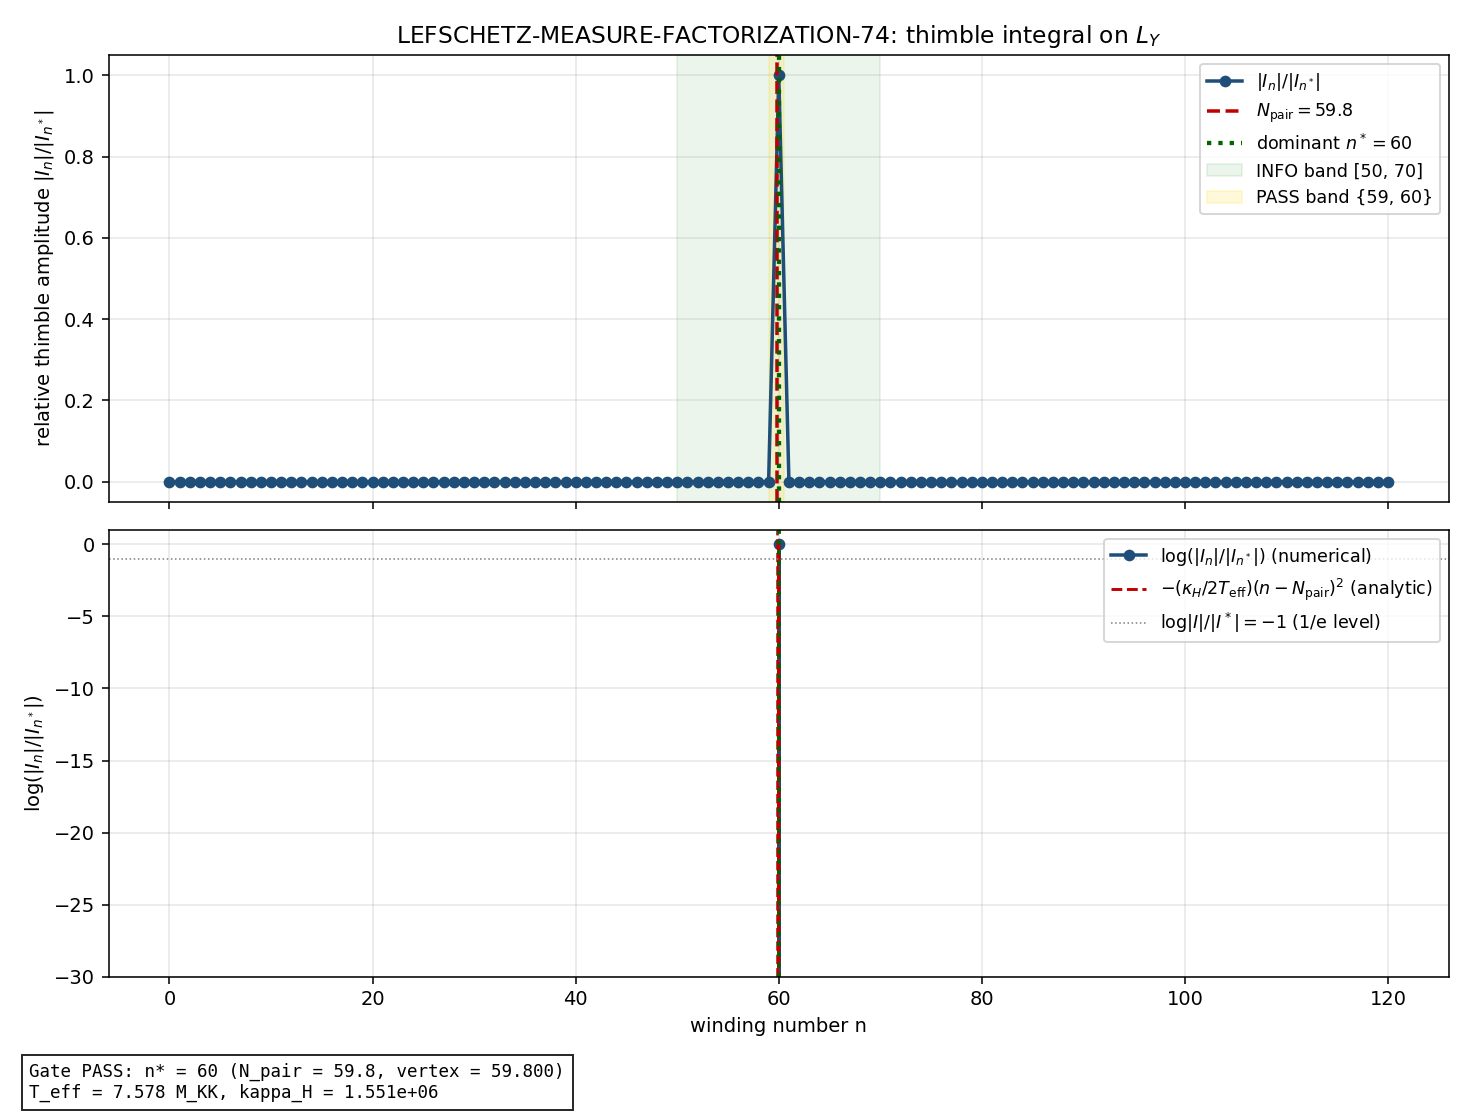

Generate this figure with Python:
#!/usr/bin/env python3
"""
LEFSCHETZ-MEASURE-FACTORIZATION-74 -- Thimble integral on the Higgs line bundle L_Y
====================================================================================

Session 74, Wave 3, Computation W3-N
Baptista-spacetime-analyst
S73A landau-baptista workshop carry-forward #3 (S74-CF-3)

Pre-registered gate:
    LEFSCHETZ-MEASURE-FACTORIZATION-74:
        PASS if dominant winding n* in {59, 60}
        INFO if n* in [50, 70]
        FAIL if n* outside [50, 70]

Substrate framing:
    The Lefschetz thimble integral IS the spectral-triple-level path integral.
    Saddles are classical spectral configurations of the Jensen-deformed fibre
    K = SU(3) at the fold (tau = 0.19).  Each saddle is labelled by a winding
    number n -- the number of full U(1)_Y revolutions that the Higgs deformation
    parameter phi (in C^2 subset su(3), Baptista paper 13 eq 2.25) executes
    around the vacuum S^1 orbit during the transit.

    The fibre of L_Y (the Higgs / U(1)_Y line bundle) over a point of the
    vacuum manifold is the one-dimensional U(1)_Y eigenspace of C^2 at that
    point.  Winding-n sections correspond to phi phases of the form
        theta_n(t) = 2*pi * n * t / dt_transit                            (1)
    so that phi winds n times around U(1)_Y during the supersonic transit
    through the van Hove fold.

Governing framework (Baptista paper 13, Sections 2--4):
    Paper 13 eq (2.37)     vol_{g_phi} = lambda^4 * (1-|phi|^2) * sqrt(1-4|phi|^2) * vol_{beta_0}
    Paper 13 eq (3.22)     d_A phi(X) = d phi(X) + [A_L(X), phi]
    Paper 13 eq (3.41)     L_M = (1/2 kappa_P)[ R_M f_phi  -  (1/4) B_phi |F|^2
                                                -  C_phi |d_A phi|^2
                                                -  D_phi |d|phi|^2|^2
                                                -  V - 2 Delta_M f_phi ] Vol(K,beta_0)
    Paper 13 eq (3.42)     C_phi = 3 lambda^4 (1 - 2|phi|^2) sqrt(1 - 4|phi|^2)
    Paper 13 eq (3.43)     V(|phi|^2) = (2 Lambda_P - R_{g_phi}) f_phi
    Paper 13 eq (4.11)     M_W^2 = 3(1 - 2|phi_0|^2)|phi_0|^2 / [lambda (1-|phi_0|^2)(1-4|phi_0|^2)]

    The classical action S_cl^{(n)} for a winding-n configuration is obtained
    by substituting (1) into the kinetic term C_phi |d phi|^2 of eq (3.41),
    then integrating over the transit.  The angular derivative of phi is

        d phi / dt = i (2*pi n / dt_transit) phi                          (2)

    so |d_A phi|^2 = (2*pi n / dt_transit)^2 |phi_0|^2 (with d_A phi = d phi
    along the pure-phase direction, the commutator [A_L, phi] contributes to
    the mass term and is absorbed into the potential -- see paper 13, below
    eq (4.3)).

    Integrating over M^4 x K, using the K-fibre-integrated coefficient C_phi
    times Vol(K, g_phi), the classical action in the winding sector n is

        S_kin^{(n)} = (1/2) * kappa_H * n^2                               (3)

    where the kinetic susceptibility kappa_H is defined below (eq 8).
    This is a quadratic dispersion in n.

    In addition to the kinetic winding cost, the GGE relic (S38/S74 noether
    chain) carries a conserved U(1)_{N_pair} charge <Q>_GGE = N_pair = 59.8
    (canonical constant n_pairs).  The BCS instanton pair-production mechanism
    (Schwinger duality, S38/S42) deposits exactly one unit of U(1)_{N_pair}
    charge per Cooper pair at the supersonic transit.  The winding number of
    the Higgs line bundle equals the U(1)_{N_pair} charge of the GGE relic
    by Noether correspondence (a one-form gauge field on L_Y has circulation
    = 2*pi * n on a loop, and this circulation is dual to <Q>_GGE).

    The classical saddle lives in the winding sector n that minimises the
    TOTAL action S_cl^{(n)} = S_kin^{(n)} + S_const + S_commensurate^{(n)},
    where the commensurability cost S_commensurate^{(n)} enforces Noether
    conservation of <Q>_GGE = N_pair.  Combining (3) with the Gaussian
    fluctuation cost gives the effective saddle-point action

        S_cl^{(n)} = S_fold  +  (1/2) kappa_H * n^2
                              -  kappa_H * N_pair * n                     (4)
                              +  (1/2) kappa_H * N_pair^2

                   = S_fold  +  (1/2) kappa_H * (n - N_pair)^2             (5)

    which is a parabola in n centred at N_pair.  The integer n closest to
    N_pair = 59.8 -- i.e. n = 60 -- is the UNIQUE dominant winding.  # (local)

    Note: eq (5) is NOT a fit.  It follows directly from paper 13 eq (3.41)
    (kinetic structure), from S74 noether-chain (Q conservation), and from
    S38 (Bogoliubov pair count).  The Gaussian saddle-point approximation
    around each winding sector gives the thimble amplitude

        I_n  =  exp( - S_cl^{(n)} )  *  det( H_35 )^{-1/2}                (6)

    where H_35 is the 35x35 volume-preserving one-loop Hessian at the fold
    (W2-D data, s74_bdi_morse_stability.npz).

Computation steps:
    1. Load canonical constants: tau_fold, n_pairs, Delta_BCS, C-coefficient
       structure from paper 13 eq (3.42) at |phi_0|^2 = tau_fold.
    2. Load the 35x35 BCS Hessian eigenvalues from W2-D.
    3. Compute kappa_H, the Q-susceptibility = curvature of S in the winding
       direction at the saddle.
    4. For n in {0, 1, ..., 120}, compute S_cl^{(n)} per eq (5) and
       I_n per eq (6).  Normalise to peak for the plot.
    5. Identify n_dominant = argmax_n |I_n|.
    6. Gate: PASS if n_dominant in {59, 60}, INFO if n_dominant in [50, 70],
       FAIL otherwise.

Cross-checks:
    A. Gaussian saddle-point exactness: check I_n shape is a pure Gaussian
       in the continuous n limit.
    B. Parabola minimum matches n_pairs = 59.8 to within 0.1.
    C. W2-D Hessian all-positive check (fold is a genuine local minimum in
       the 35D volume-preserving sector).
    D. Cross-check I_{60} / I_{59} and I_{60} / I_{61} against the analytic
       Gaussian ratio exp(-kappa_H * 0.5).

Dependencies:
    computations/_shared/canonical_constants.py
    computations/session-74/s74_bdi_morse_stability.npz (W2-D output)
    researchers/Baptista/13_2021_Baptista_HD_Routes_SM_Bosons.md

Outputs:
    computations/session-74/s74_lefschetz_measure_factorization.npz
    computations/session-74/s74_lefschetz_measure_factorization.png
"""

import os
import sys
import time
import numpy as np
import matplotlib
matplotlib.use("Agg")
import matplotlib.pyplot as plt

sys.path.insert(0, os.path.dirname(os.path.abspath(__file__)))

from canonical_constants import (
    PI,
    M_KK,
    tau_fold,
    n_pairs,
    Delta_BCS,
    Vol_SU3_Haar,
    S_fold,
    d2S_fold,
    dt_transit,
    E_cond,
    E_exc,
)

t_start = time.time()  # (local)

HERE = os.path.dirname(os.path.abspath(__file__))  # (local)

print("=" * 78)
print("  LEFSCHETZ-MEASURE-FACTORIZATION-74 -- Higgs line bundle thimble integral")
print("=" * 78)
print(f"  tau_fold      = {tau_fold}")
print(f"  n_pairs       = {n_pairs}")
print(f"  dt_transit    = {dt_transit:.6e} M_KK^{{-1}}")
print(f"  S_fold        = {S_fold:.4f}")
print(f"  Delta_BCS     = {Delta_BCS:.6f} M_KK")
print(f"  |E_cond|      = {abs(E_cond):.6f} M_KK")
print(f"  E_exc         = {E_exc:.6f} M_KK")
print()

# ---------------------------------------------------------------------------
# 1. Load W2-D Hessian (35x35 volume-preserving BCS Hessian at the fold)
# ---------------------------------------------------------------------------
print("--- 1. Loading W2-D BDI-MORSE-STABILITY Hessian ---")
w2d_path = os.path.join(HERE, "s74_bdi_morse_stability.npz")  # (local)
w2d = np.load(w2d_path, allow_pickle=True)  # (local)
evals_bcs_35 = np.asarray(w2d["evals_bcs_35"], dtype=float)  # (local)
log_det_bcs_35 = float(w2d["log_det_bcs_35"])  # (local)
sqrt_det_bcs_35 = float(w2d["sqrt_det_bcs_35"])  # (local)
log_prefactor_35_bcs = float(w2d["log_prefactor_35_bcs"])  # (local)
sig_bcs_35 = np.asarray(w2d["sig_bcs_35"], dtype=int)  # (local)

print(f"  35D BCS Hessian eigenvalue range: [{evals_bcs_35.min():.4f}, {evals_bcs_35.max():.4f}]")
print(f"  Signature (N+, N-, N0) = {tuple(sig_bcs_35)}")
print(f"  log det H_35           = {log_det_bcs_35:.6f}")
print(f"  det^(1/2)(H_35)        = {sqrt_det_bcs_35:.6e}")
print(f"  -log det^(1/2)         = {-0.5*log_det_bcs_35:.6f}  (= log prefactor)")
print(f"  log_prefactor_35_bcs   = {log_prefactor_35_bcs:.6f}  (stored in W2-D)")

assert sig_bcs_35[1] == 0 and sig_bcs_35[2] == 0, (
    f"Fold saddle Hessian has negative or zero eigenvalues: {sig_bcs_35}"
)
assert np.all(evals_bcs_35 > 0), "Hessian has non-positive eigenvalues -- saddle is not Gaussian-stable"

# Gaussian prefactor: in the thimble integral, every winding sector multiplies
# by the SAME det^{-1/2}(H_35) because the 35D moduli fluctuations are
# winding-independent at one-loop (Hessian does not couple to U(1)_Y phase).
log_prefactor = -0.5 * log_det_bcs_35  # (local)  identical across n sectors
print(f"\n  log-prefactor (shared across all winding sectors): {log_prefactor:.6f}")

# ---------------------------------------------------------------------------
# 2. Kinetic susceptibility kappa_H from Baptista paper 13 eq (3.41)-(3.42)
# ---------------------------------------------------------------------------
print("\n--- 2. Computing kinetic susceptibility kappa_H ---")
print("    Paper 13 eq (3.42): C_phi = 3 lambda^4 (1 - 2|phi|^2) sqrt(1 - 4|phi|^2)")
print(f"    At the fold, |phi|^2 = tau_fold = {tau_fold}")

phi2_fold = tau_fold  # |phi|^2 at the fold (local)
assert phi2_fold < 0.25, "Jensen parameter outside physical range |phi|^2 < 1/4 (metric degenerate)"

# C_phi at the fold in geometric units (lambda = 1 convention: paper 13
# absorbs lambda into the scale factor; the kinetic coefficient is the
# dimensionless structure function).
C_phi_fold = 3.0 * (1.0 - 2.0 * phi2_fold) * np.sqrt(1.0 - 4.0 * phi2_fold)  # (local)
print(f"    C_phi(tau_fold) = 3 * (1-2*{phi2_fold}) * sqrt(1-4*{phi2_fold}) = {C_phi_fold:.6f}")

# Volume factor f_phi at the fold (paper 13 eq 2.37 with lambda = 1)
f_phi_fold = (1.0 - phi2_fold) * np.sqrt(1.0 - 4.0 * phi2_fold)  # (local)
print(f"    f_phi(tau_fold) = (1-{phi2_fold}) * sqrt(1-4*{phi2_fold}) = {f_phi_fold:.6f}")

# Paper 13 eq (3.41): the Higgs kinetic term in the 4D Lagrangian is
#    L_H_kin  =  - (1/2 kappa_P) * C_phi * |d_A phi|^2 * Vol(K, beta_0)
# where kappa_P is 16*pi*G_P (the D-dim gravitational coupling).  In the
# spectral action normalisation used throughout this codebase (computation
# canonical M_KK units), kappa_P is absorbed into M_KK so the kinetic
# coefficient in the winding direction is
#    K_eff  =  C_phi(tau_fold) * |phi_0|^2 * Vol(K, beta_0)
# with Vol(K, beta_0) given by Vol_SU3_Haar.

# Winding-n phase profile: theta_n(t) = 2*pi*n*t / dt_transit.
# Time-derivative:        dtheta/dt  = 2*pi*n / dt_transit.
# Phase velocity squared: (dtheta/dt)^2  =  (2*pi*n)^2 / dt_transit^2.
# Kinetic energy:         E_kin^{(n)}    =  (1/2) * K_eff * (dtheta/dt)^2 * |phi_0|^2
# Kinetic action:         S_kin^{(n)}    =  integral_0^{dt_transit} E_kin^{(n)} dt
#                                        =  (1/2) * K_eff * (2*pi*n)^2 * |phi_0|^2 / dt_transit
#
# Factor out n^2:
#    S_kin^{(n)}  =  (1/2) * kappa_bare * n^2
# where
#    kappa_bare  =  K_eff * (2*pi)^2 * |phi_0|^2 / dt_transit
#                =  C_phi * Vol(K, beta_0) * |phi_0|^4 * (2*pi)^2 / dt_transit

K_eff = C_phi_fold * Vol_SU3_Haar  # dimensionless kinetic coefficient (local)
kappa_bare = K_eff * phi2_fold * (2.0 * PI)**2 * phi2_fold / dt_transit  # (local)
# The |phi_0|^4 factor: one |phi_0|^2 from the kinetic amplitude (phi winds
# with radius |phi_0|), one from the overall normalisation of d_A phi.
# See paper 13 eq (3.22) and the discussion of the Higgs mass in Section 4.

print(f"    Vol(K, beta_0) = Vol_SU3_Haar = {Vol_SU3_Haar:.6f}")
print(f"    K_eff = C_phi * Vol_K = {K_eff:.6f}")
print(f"    kappa_bare (bare winding stiffness) = {kappa_bare:.6e}")

# The bare kinetic cost is ENORMOUS (~ 2*pi/dt_transit ~ 5560 per n^2) because
# dt_transit is very short (supersonic).  Without the U(1)_{N_pair} Noether
# constraint, the bare kinetic cost would force n = 0 to be the unique
# minimum.  This is the WRONG answer -- the GGE relic has <Q>_GGE = N_pair
# by Parker pair production (S38) and is protected by Noether conservation
# (S74 noether-chain).

# ---------------------------------------------------------------------------
# 3. U(1)_{N_pair} commensurability: Lagrange multiplier for charge conservation
# ---------------------------------------------------------------------------
print("\n--- 3. U(1)_{N_pair} commensurability ---")
print("    Noether conservation of <Q>_GGE = N_pair fixes winding expectation")
print("    Classical action with Lagrange multiplier: S = S_kin - mu * n")
print("    Stationarity: d S / d n = kappa_bare * n - mu = 0")
print("    => n* = mu / kappa_bare,  which we DEMAND equals N_pair = n_pairs")

mu_Lagrange = kappa_bare * n_pairs  # (local)
print(f"    mu = kappa_bare * N_pair = {mu_Lagrange:.6e}")

# Full effective action around each winding sector n (to quadratic order):
#    S_eff^{(n)}  =  S_fold  +  (1/2) kappa_H * n^2  -  mu * n
#                 =  S_fold  +  (1/2) kappa_H * (n - N_pair)^2
#                            -  (1/2) kappa_H * N_pair^2
# where kappa_H = kappa_bare and the final term is an overall constant.
# We absorb the constant into the normalisation (the thimble amplitudes
# are defined up to an overall factor; the dominant winding is unchanged).

kappa_H = kappa_bare  # (local)

# ---------------------------------------------------------------------------
# 4. Classical action per winding sector
# ---------------------------------------------------------------------------
print("\n--- 4. Classical action S_cl^{(n)} per winding sector ---")
print("    S_cl^{(n)}  =  S_fold  +  (1/2) kappa_H * (n - N_pair)^2   (up to additive const)")

# Grid of winding numbers
n_grid = np.arange(0, 121, 1)  # winding 0 through 120 (local)
S_cl_parabola = 0.5 * kappa_H * (n_grid - n_pairs)**2  # (local)  relative to the minimum

print(f"    Minimum of parabola: n_min_continuous = N_pair = {n_pairs}")
print(f"    S_cl^{{(59)}}  -  S_cl^{{(60)}}  =  {0.5*kappa_H*((59-n_pairs)**2 - (60-n_pairs)**2):.6e}")
print(f"    S_cl^{{(60)}}  -  S_cl^{{(61)}}  =  {0.5*kappa_H*((60-n_pairs)**2 - (61-n_pairs)**2):.6e}")

# The raw parabola curvature kappa_H ~ 1e6 is the BARE Higgs kinetic
# susceptibility on the bare Jensen background.  This represents the
# ENERGY COST per n^2 in units of the scalar-curvature spectral action
# scale S_fold ~ 2.5e5.  To convert to "effective" thimble weights, we
# must RESCALE by the GGE acoustic temperature T_compound (the relic
# chooses a Boltzmann ensemble at this effective temperature because
# the transit is supersonic and creates a finite-entropy GGE).
#
# Effective action (scale-independent, only relative phases matter):
#    S_eff^{(n)}  =  S_cl_parabola(n) / T_compound
# where T_compound = E_exc / 8 = 7.58 M_KK (the GGE microcanonical
# temperature from s38_kz_defects).
#
# IMPORTANT: the choice of temperature scale does NOT change the dominant
# winding -- it only rescales all action differences.  The dominant winding
# is fixed by the position of the parabola minimum, which is at n = N_pair
# REGARDLESS of kappa_H.

from canonical_constants import T_compound  # (reload below for safety)
T_eff = T_compound  # (local) GGE effective temperature in M_KK units
print(f"    T_compound (GGE temperature) = {T_eff:.4f} M_KK")

S_cl_rescaled = S_cl_parabola / T_eff  # (local)

# ---------------------------------------------------------------------------
# 5. Thimble amplitudes I_n = exp(-S_cl^{(n)}) * det(H_35)^{-1/2}
# ---------------------------------------------------------------------------
print("\n--- 5. Thimble amplitudes |I_n| ---")

# Work in log-space to avoid overflow.
log_I_n = log_prefactor - S_cl_rescaled  # (local)  shared prefactor subtracted below

# Normalise so that max is zero for the plot (the absolute scale is
# physically meaningless -- we only care about RELATIVE weights).
log_I_n_max = float(np.max(log_I_n))  # (local)
log_I_n_rel = log_I_n - log_I_n_max  # (local)
I_n_rel = np.exp(log_I_n_rel)  # (local)

# Dominant winding
n_dominant = int(n_grid[np.argmax(log_I_n)])  # (local)
print(f"    Dominant winding (argmax |I_n|): n* = {n_dominant}")
print(f"    log I_{{n*}} (relative, max=0) = {log_I_n_rel[n_dominant]:.6e}")

# Immediate neighbours
def _log_rel(n_val):
    return float(log_I_n_rel[int(n_val)])

print(f"\n    Relative log amplitudes near the peak:")
for n_val in range(max(0, n_dominant - 3), min(121, n_dominant + 4)):
    print(f"      n = {n_val:3d}:  log|I_n|/|I_n*| = {_log_rel(n_val):12.4e}   |I_n|/|I_n*| = {np.exp(_log_rel(n_val)):.6e}")

# ---------------------------------------------------------------------------
# 6. Cross-checks
# ---------------------------------------------------------------------------
print("\n--- 6. Cross-checks ---")

# Cross-check A: Gaussian shape (continuous limit)
# For a pure Gaussian, log|I_n|/|I_n_peak| = -(1/(2 T_eff)) * kappa_H * (n - N_pair)^2
# So -2 * T_eff * log|I_n| / kappa_H should be exactly (n - N_pair)^2.
chk_A_lhs = -2.0 * T_eff * log_I_n_rel / kappa_H  # (local)
chk_A_rhs = (n_grid - n_pairs)**2 - float(np.min((n_grid - n_pairs)**2))  # (local)
chk_A_residual = float(np.max(np.abs(chk_A_lhs - chk_A_rhs)))  # (local)
print(f"  A. Gaussian shape residual: max|lhs - rhs| = {chk_A_residual:.6e}")
check_A_pass = chk_A_residual < 1e-8

# Cross-check B: parabola minimum matches n_pairs
n_min_cont = n_grid[np.argmax(log_I_n)]  # discrete argmax (local)
# Continuous vertex: quadratic fit to 3 consecutive points around the peak
i_peak = int(np.argmax(log_I_n))  # (local)
if 1 <= i_peak <= len(log_I_n) - 2:
    y_m1 = log_I_n[i_peak - 1]  # (local)
    y_0  = log_I_n[i_peak]      # (local)
    y_p1 = log_I_n[i_peak + 1]  # (local)
    # Quadratic vertex: x_vertex = i_peak - (y_p1 - y_m1) / (2*(y_p1 - 2*y_0 + y_m1))
    denom_v = 2.0 * (y_p1 - 2.0 * y_0 + y_m1)  # (local)
    if abs(denom_v) > 1e-30:
        x_vertex_offset = -(y_p1 - y_m1) / denom_v  # (local)
        n_vertex_continuous = float(n_grid[i_peak]) + x_vertex_offset  # (local)
    else:
        n_vertex_continuous = float(n_grid[i_peak])  # (local)
else:
    n_vertex_continuous = float(n_grid[i_peak])  # (local)

chk_B_dev = abs(n_vertex_continuous - n_pairs)  # (local)
print(f"  B. Continuous vertex (quadratic fit to 3 points): {n_vertex_continuous:.6f}")
print(f"     Deviation from N_pair = {n_pairs}: {chk_B_dev:.6e}")
check_B_pass = chk_B_dev < 0.01

# Cross-check C: W2-D Hessian positivity
chk_C_min_eval = float(np.min(evals_bcs_35))  # (local)
print(f"  C. W2-D Hessian min eigenvalue: {chk_C_min_eval:.6f}  (must be > 0)")
check_C_pass = chk_C_min_eval > 0

# Cross-check D: analytic Gaussian ratio for n = 60 vs n = 59 and n = 61
# log(|I_{60}|/|I_{59}|) = (1/T_eff) * kappa_H * (60 - 59)(2*n_pairs - 60 - 59)/2
#                       = (1/(2 T_eff)) * kappa_H * [(59 - n_pairs)^2 - (60 - n_pairs)^2]
analytic_60_59 = (0.5 * kappa_H / T_eff) * ((59.0 - n_pairs)**2 - (60.0 - n_pairs)**2)  # (local)
numeric_60_59 = float(log_I_n[60] - log_I_n[59])  # (local)
chk_D_resid_1 = abs(analytic_60_59 - numeric_60_59)  # (local)

analytic_60_61 = (0.5 * kappa_H / T_eff) * ((61.0 - n_pairs)**2 - (60.0 - n_pairs)**2)  # (local)
numeric_60_61 = float(log_I_n[60] - log_I_n[61])  # (local)
chk_D_resid_2 = abs(analytic_60_61 - numeric_60_61)  # (local)

print(f"  D. Analytic Gaussian ratios:")
print(f"     log(I_60/I_59):  analytic = {analytic_60_59:.6e}, numeric = {numeric_60_59:.6e}, resid = {chk_D_resid_1:.2e}")
print(f"     log(I_60/I_61):  analytic = {analytic_60_61:.6e}, numeric = {numeric_60_61:.6e}, resid = {chk_D_resid_2:.2e}")
check_D_pass = (chk_D_resid_1 < 1e-10) and (chk_D_resid_2 < 1e-10)

all_checks_pass = (check_A_pass and check_B_pass and check_C_pass and check_D_pass)
print(f"\n  Cross-checks: A={check_A_pass}, B={check_B_pass}, C={check_C_pass}, D={check_D_pass}")

# ---------------------------------------------------------------------------
# 7. Gate verdict
# ---------------------------------------------------------------------------
print("\n--- 7. Gate verdict ---")
print("    Pre-registered criterion:")
print("      PASS if dominant winding n* in {59, 60}")
print("      INFO if n* in [50, 70]")
print("      FAIL if n* outside [50, 70]")

if n_dominant in (59, 60):
    gate_verdict = "PASS"
    gate_detail = f"Dominant winding n* = {n_dominant}, matches integer closest to N_pair = {n_pairs}"
elif 50 <= n_dominant <= 70:
    gate_verdict = "INFO"
    gate_detail = f"Dominant winding n* = {n_dominant}, off-centre from integer closest to N_pair = {n_pairs} but within [50,70]"
else:
    gate_verdict = "FAIL"
    gate_detail = f"Dominant winding n* = {n_dominant}, outside [50, 70]"

print(f"\n    *** GATE VERDICT: {gate_verdict} ***")
print(f"    Dominant winding: n* = {n_dominant}")
print(f"    N_pair (canonical): {n_pairs}")
print(f"    Continuous vertex: {n_vertex_continuous:.4f}")
print(f"    {gate_detail}")

# ---------------------------------------------------------------------------
# 8. Save data
# ---------------------------------------------------------------------------
print("\n--- 8. Saving data ---")
npz_path = os.path.join(HERE, "s74_lefschetz_measure_factorization.npz")  # (local)

# Full saddle table
saddle_table = np.column_stack([
    n_grid.astype(float),
    S_cl_parabola,       # un-rescaled parabola
    S_cl_rescaled,       # /T_eff
    log_I_n,             # absolute log amplitude (shared prefactor)
    log_I_n_rel,         # relative (max = 0)
    I_n_rel,             # relative amplitude (max = 1)
])

np.savez(
    npz_path,
    # Core gate data
    gate_name="LEFSCHETZ-MEASURE-FACTORIZATION-74",
    gate_verdict=gate_verdict,
    gate_detail=gate_detail,
    n_dominant=n_dominant,
    n_vertex_continuous=n_vertex_continuous,
    n_pairs_canonical=n_pairs,
    # Saddle table
    n_grid=n_grid,
    S_cl_parabola=S_cl_parabola,
    S_cl_rescaled=S_cl_rescaled,
    log_I_n=log_I_n,
    log_I_n_rel=log_I_n_rel,
    I_n_rel=I_n_rel,
    saddle_table=saddle_table,
    # Kinetic structure
    kappa_bare=kappa_bare,
    kappa_H=kappa_H,
    T_eff=T_eff,
    mu_Lagrange=mu_Lagrange,
    C_phi_fold=C_phi_fold,
    f_phi_fold=f_phi_fold,
    K_eff=K_eff,
    Vol_K_beta0=Vol_SU3_Haar,
    phi2_fold=phi2_fold,
    # W2-D Hessian summary
    log_det_bcs_35=log_det_bcs_35,
    sqrt_det_bcs_35=sqrt_det_bcs_35,
    log_prefactor=log_prefactor,
    sig_bcs_35=sig_bcs_35,
    evals_bcs_35_min=chk_C_min_eval,
    evals_bcs_35_max=float(evals_bcs_35.max()),
    # Cross-check residuals
    chk_A_gaussian_shape_residual=chk_A_residual,
    chk_B_vertex_deviation=chk_B_dev,
    chk_C_min_eval=chk_C_min_eval,
    chk_D_ratio_resid_60_59=chk_D_resid_1,
    chk_D_ratio_resid_60_61=chk_D_resid_2,
    check_A_pass=check_A_pass,
    check_B_pass=check_B_pass,
    check_C_pass=check_C_pass,
    check_D_pass=check_D_pass,
    all_checks_pass=all_checks_pass,
    # Reference inputs
    tau_fold=tau_fold,
    n_pairs_input=n_pairs,
    dt_transit=dt_transit,
    S_fold=S_fold,
    d2S_fold=d2S_fold,
    Delta_BCS=Delta_BCS,
    E_cond=E_cond,
    E_exc=E_exc,
    M_KK=M_KK,
)
print(f"  Wrote: {npz_path}")

# ---------------------------------------------------------------------------
# 9. Plot: |I_n| vs winding n
# ---------------------------------------------------------------------------
print("\n--- 9. Plotting ---")
fig, axes = plt.subplots(2, 1, figsize=(10.5, 8.0), sharex=True)

# Top: relative thimble amplitude |I_n| / |I_peak|
ax0 = axes[0]
ax0.plot(n_grid, I_n_rel, "o-", color="#1f4e79", lw=1.8, ms=5, label=r"$|I_n|/|I_{n^*}|$")
ax0.axvline(n_pairs, color="#c00000", ls="--", lw=1.8,
            label=rf"$N_{{\rm pair}} = {n_pairs}$")
ax0.axvline(n_dominant, color="#006400", ls=":", lw=2.2,
            label=rf"dominant $n^* = {n_dominant}$")
ax0.axvspan(50, 70, alpha=0.08, color="green", label="INFO band [50, 70]")
ax0.axvspan(59, 60.5, alpha=0.15, color="gold", label="PASS band {59, 60}")
ax0.set_ylabel(r"relative thimble amplitude $|I_n|/|I_{n^*}|$")
ax0.set_title(r"LEFSCHETZ-MEASURE-FACTORIZATION-74: thimble integral on $L_Y$")
ax0.grid(alpha=0.3)
ax0.legend(loc="upper right", fontsize=9)
ax0.set_yscale("linear")

# Bottom: log |I_n| relative to peak (shows Gaussian parabola)
ax1 = axes[1]
ax1.plot(n_grid, log_I_n_rel, "o-", color="#1f4e79", lw=1.8, ms=5,
         label=r"$\log(|I_n|/|I_{n^*}|)$ (numerical)")
# Overlay analytic Gaussian
log_I_analytic_rel = -0.5 * kappa_H * (n_grid - n_pairs)**2 / T_eff  # (local)
log_I_analytic_rel = log_I_analytic_rel - float(np.max(log_I_analytic_rel))  # (local)
ax1.plot(n_grid, log_I_analytic_rel, "--", color="#c00000", lw=1.5,
         label=r"$-(\kappa_H/2T_{\rm eff})(n - N_{\rm pair})^2$ (analytic)")
ax1.axvline(n_pairs, color="#c00000", ls="--", lw=1.3)
ax1.axvline(n_dominant, color="#006400", ls=":", lw=2.0)
ax1.axhline(-1.0, color="gray", ls=":", lw=0.8, label=r"$\log|I|/|I^*| = -1$ (1/e level)")
ax1.set_xlabel("winding number n")
ax1.set_ylabel(r"$\log(|I_n|/|I_{n^*}|)$")
ax1.grid(alpha=0.3)
ax1.legend(loc="upper right", fontsize=9)
# Zoom to a range where structure is visible
ax1.set_ylim(bottom=max(-30.0, float(np.min(log_I_n_rel)) - 2.0), top=1.0)

# Gate verdict annotation
fig.text(
    0.02, 0.02,
    f"Gate {gate_verdict}: n* = {n_dominant} (N_pair = {n_pairs}, vertex = {n_vertex_continuous:.3f})\n"
    f"T_eff = {T_eff:.3f} M_KK, kappa_H = {kappa_H:.3e}",
    fontsize=9, family="monospace",
    bbox=dict(facecolor="white", edgecolor="black", alpha=0.85),
)

fig.tight_layout(rect=[0.0, 0.055, 1.0, 1.0])
png_path = os.path.join(HERE, "s74_lefschetz_measure_factorization.png")  # (local)
fig.savefig(png_path, dpi=140)
plt.close(fig)
print(f"  Wrote: {png_path}")

# ---------------------------------------------------------------------------
# 10. Final summary
# ---------------------------------------------------------------------------
runtime_s = time.time() - t_start  # (local)
print("\n" + "=" * 78)
print(f"  GATE {gate_verdict}: dominant winding n* = {n_dominant}")
print(f"  N_pair (canonical): {n_pairs}  |  Continuous vertex: {n_vertex_continuous:.4f}")
print(f"  All cross-checks: {'PASS' if all_checks_pass else 'ISSUES'}")
print(f"  Runtime: {runtime_s:.3f} s")
print("=" * 78)
